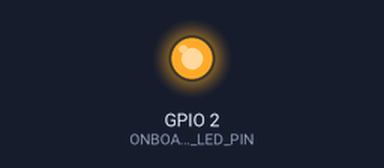
The sketch below on a simulated ESP32. Parts: output pins drawn as LEDs (lit = HIGH). What the sketch prints to the serial monitor is not drawn.

Above: at 0.9 s.
At 1.5 s:
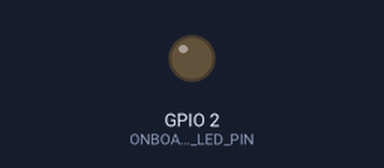
Timing chart, 0 to 6.5 s (numbered marks = the images above):
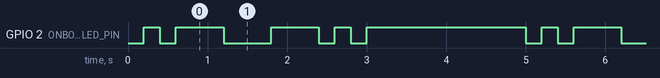

The sketch:

ex03.ino.ino
```cpp
/*
作业 3 (ex03)
功能：使用 millis() 实现 LED 发送 SOS 求救信号
SOS 规则：3次短闪 → 3次长闪 → 3次短闪 → 长停顿
新增：串口输出当前执行步骤，便于调试
*/
const int ONBOARD_LED_PIN = 2; // ESP32板载LED引脚

// 时间参数（单位：毫秒）
const int DOT_DURATION = 200;    // 短闪亮灯时间
const int DASH_DURATION = 600;   // 长闪亮灯时间
const int GAP_DURATION = 200;    // 字符间熄灭时间
const int END_GAP_DURATION = 2000; // 完整SOS结束后的长停顿

// SOS 信号序列：0=短闪，1=长闪，2=结束停顿
const int sosSequence[] = {0, 0, 0, 1, 1, 1, 0, 0, 0, 2};
int currentStep = 0;
unsigned long previousMillis = 0;

void setup() {
  pinMode(ONBOARD_LED_PIN, OUTPUT);

  // 新增：初始化串口（波特率 115200）
  Serial.begin(115200);
  Serial.println("==================================");
  Serial.println("ex03: SOS 求救信号程序启动");
  Serial.println("SOS 规则：3次短闪 → 3次长闪 → 3次短闪 → 长停顿");
  Serial.println("==================================");
}

void loop() {
  unsigned long currentMillis = millis();
  long waitTime;
  String stepType; // 用于串口打印的步骤类型

  // 根据当前步骤确定等待时间 & 步骤类型
  if (sosSequence[currentStep] == 0) {
    waitTime = DOT_DURATION;
    stepType = "短闪 (DOT)";
  } else if (sosSequence[currentStep] == 1) {
    waitTime = DASH_DURATION;
    stepType = "长闪 (DASH)";
  } else {
    waitTime = END_GAP_DURATION;
    stepType = "结束停顿 (END GAP)";
  }

  if (currentMillis - previousMillis >= waitTime) {
    previousMillis = currentMillis;

    // 控制LED亮灭
    if (sosSequence[currentStep] != 2) {
      digitalWrite(ONBOARD_LED_PIN, !digitalRead(ONBOARD_LED_PIN));
    } else {
      digitalWrite(ONBOARD_LED_PIN, LOW); // 结束时保持熄灭
    }

    // 新增：串口打印当前步骤信息
    Serial.print("[Step ");
    Serial.print(currentStep);
    Serial.print("] ");
    Serial.print(stepType);
    Serial.print(" | 持续时间: ");
    Serial.print(waitTime);
    Serial.println("ms");

    // 前进到下一步，循环
    currentStep = (currentStep + 1) % (sizeof(sosSequence)/sizeof(int));

    // 新增：一轮 SOS 结束后打印分隔线
    if (currentStep == 0) {
      Serial.println("----------------------------------");
      Serial.println("一轮 SOS 结束，开始下一轮");
      Serial.println("----------------------------------");
    }
  }
}
```

Measured:
- by itself, GPIO 2 (ONBOARD_LED_PIN): repeats every 5.0 s: LOW 0.20 s, HIGH 0.60 s, LOW 0.60 s, HIGH 0.60 s, LOW 0.20 s, HIGH 0.20 s, LOW 0.20 s, HIGH 2.0 s, LOW 0.20 s, HIGH 0.20 s
- by itself, everything shown: repeats every 5.0 s, in 10 steps
